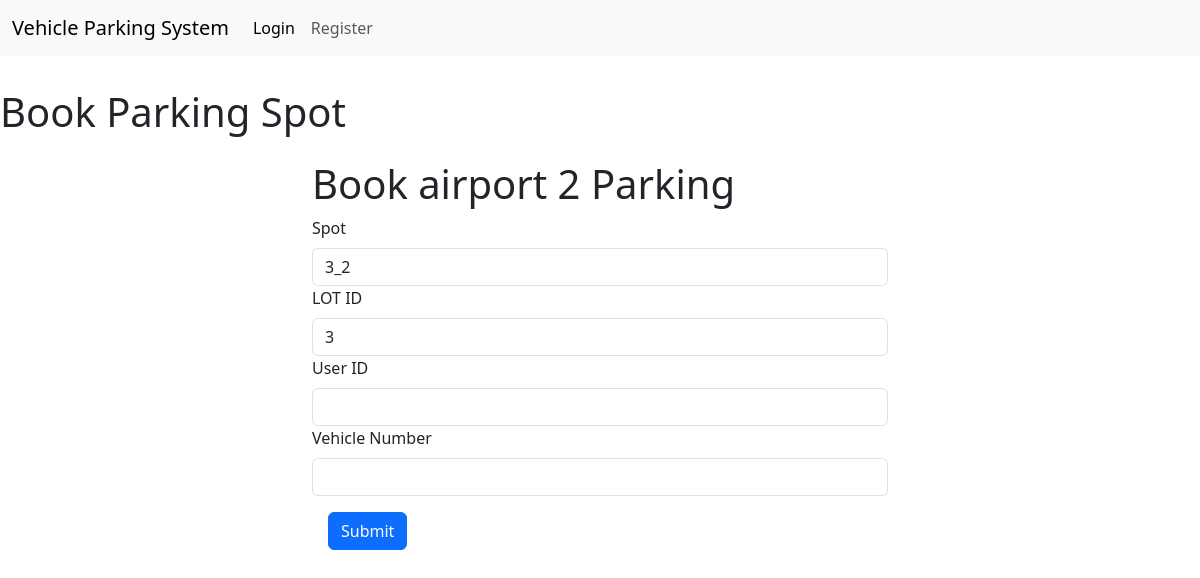
Page /book_parking/3 on the earlier database version.
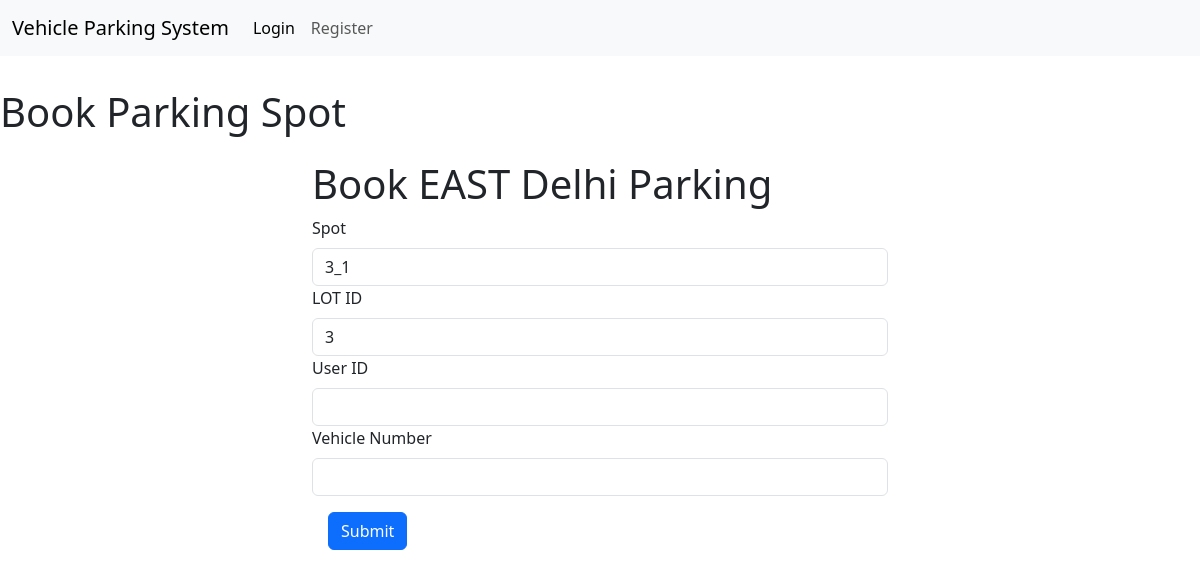
Same page on the later database version.
### controllers/models.py (models this page shows)
class ParkingLot(db.Model):
    id = db.Column(db.Integer, primary_key=True, autoincrement=True)
    location = db.Column(db.String(100), nullable=False)
    address = db.Column(db.String(200), nullable=False)
    pin_code = db.Column(db.String, nullable=False)
    price = db.Column(db.String, nullable=False)
    max_spots = db.Column(db.Integer, nullable=False)
    spots = db.relationship('ParkingSpot', backref='lot', cascade="all, delete-orphan")

class ParkingSpot(db.Model):
    id = db.Column(db.Integer, primary_key=True, autoincrement=True)
    lot_id = db.Column(db.Integer, db.ForeignKey('parking_lot.id'), nullable=False)
    status = db.Column(db.String(1), nullable=False, default='A')
    spot = db.Column(db.String, nullable=False)

### controllers/general_routes.py (the view, shortened to what this page needs)
@app.route('/book_parking/<int:parking_lot_id>', methods=['GET', 'POST'])
def book_parking(parking_lot_id):
    parking_lot = ParkingLot.query.get_or_404(parking_lot_id)
    spot = ParkingSpot.query.filter_by(lot_id=parking_lot.id, status='A').first()
    if not spot:
        flash('No available parking spots in this lot.', 'error')
        return redirect(url_for('user_search_parking'))
    if not parking_lot:
        flash('Parking lot not found.', 'error')
        return redirect(url_for('user_search_parking'))
    return render_template('book_parking.html', parking_lot=parking_lot, spot=spot)

### templates/book_parking.html (shortened to what this page needs)
<!DOCTYPE html>
<html lang="en">
<head>
</head>
{% include 'index.html' %}
<body>
    <h1>Book Parking Spot</h1>
    {% block content %}
    <div class="container-fluid">
        <div class="row justify-content-center">
            <div class="col-6 m-3">
                <h1>Book {{ parking_lot.location }} Parking</h1>
                <form method="post" action="/book_parking/{{ parking_lot.id }}">
                    <div class="mb-1.5">
                        <label for="spot" class="form-label">Spot</label>
                        <input type="text" class="form-control" id="spot" name="spot" value="{{ spot.spot }}" required>
                    </div>
                    <div class="mb-1.5">
                        <label for="lot_id" class="form-label">LOT ID</label>
                        <input type="text" class="form-control" id="lot_id" name="lot_id" value="{{ parking_lot.id }}" required>
                    </div>
                    <div class="mb-1.5">
                        <label for="user_id" class="form-label">User ID</label>
                        <input type="text" class="form-control" id="user_id" name="user_id" value="{{ session['user_id'] }}" required>
                    </div>
                    <div class="mb-1.5">
                        <label for="vehicle_number" class="form-label">Vehicle Number</label>
                        <input type="text" class="form-control" id="vehicle_number" name="vehicle_number" required>
                    </div>
                    <button type="submit" class="btn btn-primary m-3">Submit</button>
                </form>
            </div>
        </div>
    </div>
    {%endblock%}
</body>
</html>

Differences in the rows shown:
no longer on this page (row edited): ParkingSpot: spot "3_2"
changed ParkingLot id 3: location "airport 2" → "EAST Delhi"
now on this page (row edited): ParkingSpot: spot "3_1"
